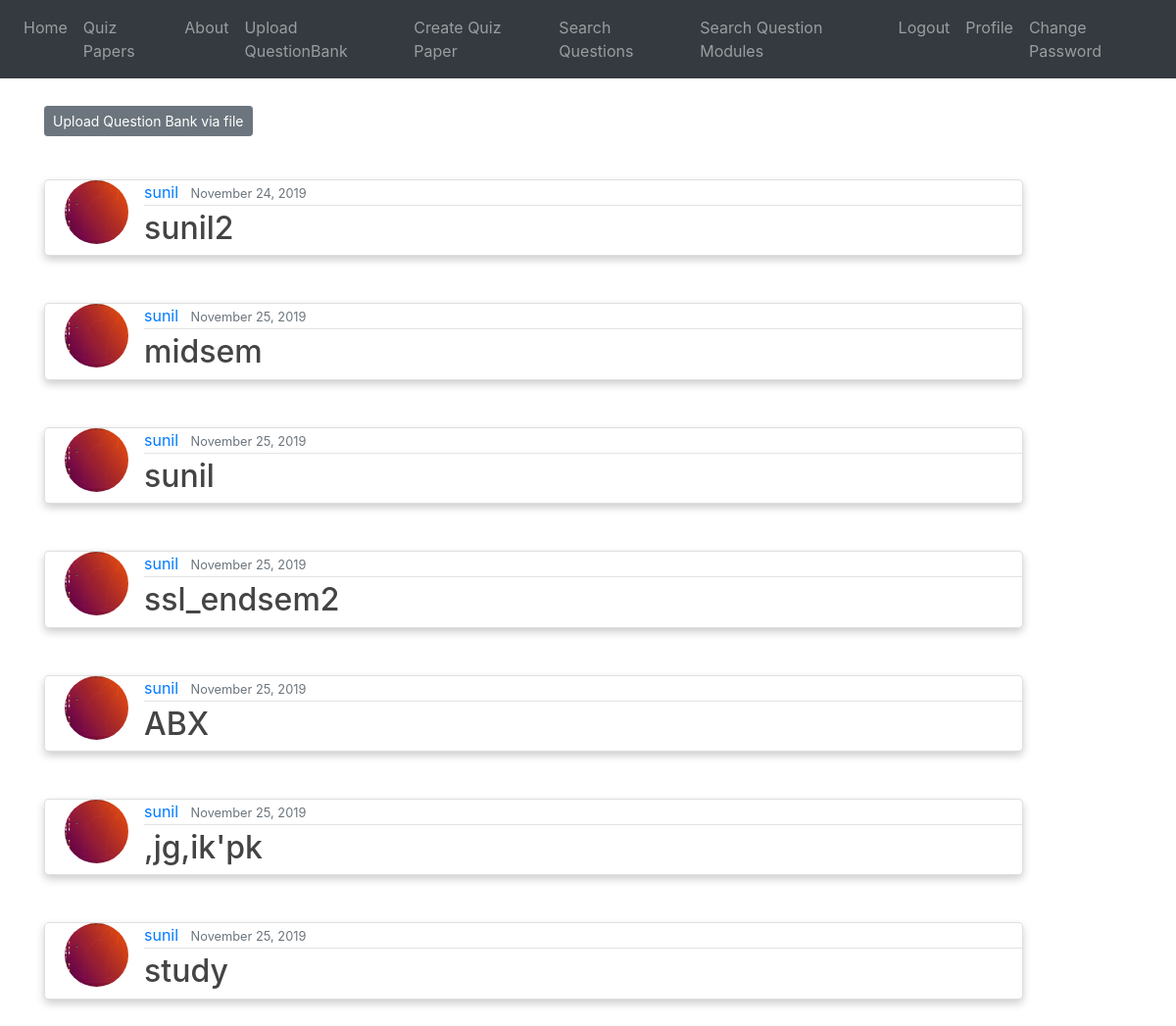
The app's page / (signed in), older data.
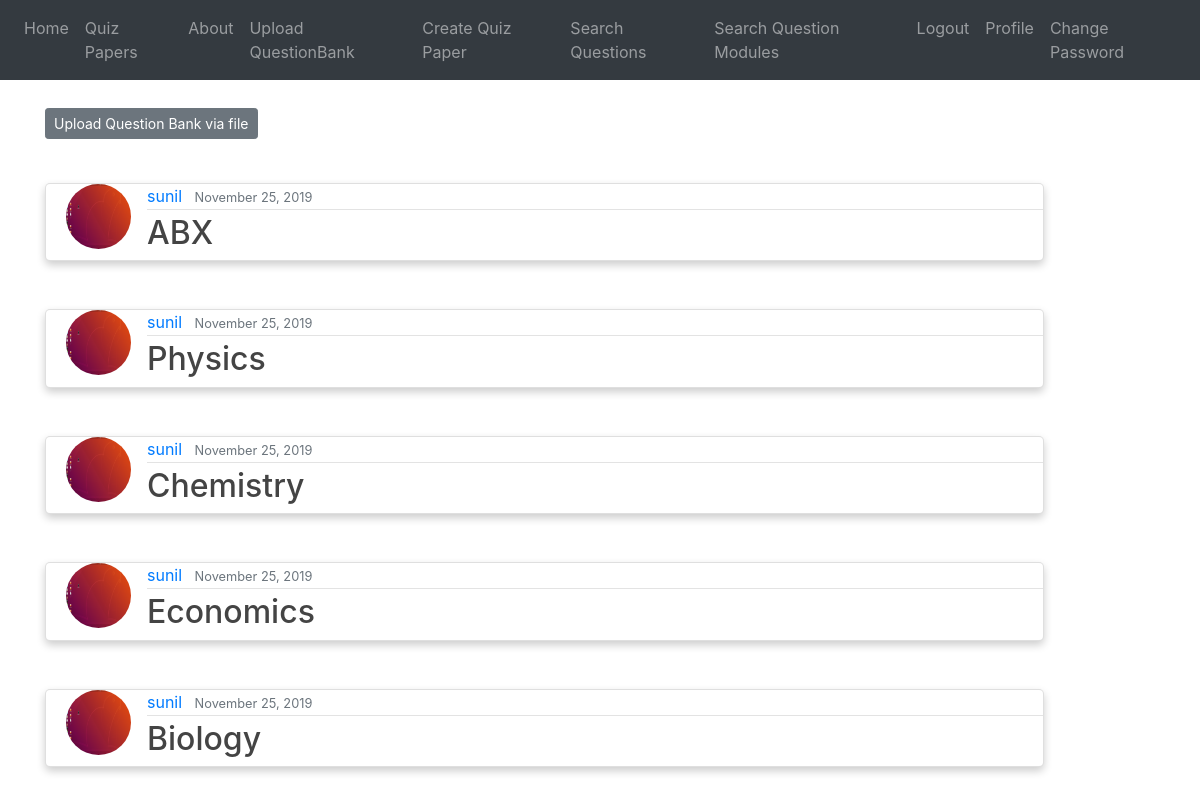
The same page, newer data.
### blog/models.py (models this page shows, shortened)
class QuestionBank(models.Model):
    title = models.CharField(max_length=1000, unique=True)
    author = models.ForeignKey(User, on_delete=models.CASCADE)
    date_posted = models.DateTimeField(default=timezone.now)

### users/models.py (models this page shows, shortened)
class Profile(models.Model):
    user = models.OneToOneField(User, on_delete=models.CASCADE)
    image = models.ImageField(default='default.jpg', upload_to='profile_pics',
                              validators=[FileExtensionValidator(allowed_extensions=['jpg', 'png'])])

### blog/views.py (the view)
# urls.py: path('', QuestionListView.as_view(), name='blog-home'),
class QuestionListView(ListView):
    model = QuestionBank
    template_name = 'blog/home.html' #<app>/<model>_<ListView>.html
    context_object_name = 'questionBanks'
    ordering = ['date_posted']
    def get_context_data(self, **kwargs):
        context = super().get_context_data(**kwargs)
        context['title'] = "Home"
        return context

### blog/templates/blog/home.html
{% extends "blog/base.html" %}
{% block content %}
<br>
        <div class="form-group">
             <a class="btn btn-secondary btn-sm mt-1 mb-1" href="{% url 'qb-upload' %}">Upload Question Bank via file</a>
        </div>
<br>
    {% for post in questionBanks %}
        {% if post.author == user %}
        <div class="card">
        <article class="media content-section">
          <img class="rounded-circle article-img" width="10%" height="10%" src="{{ post.author.profile.image.url }}">
          <div class="media-body">
            <div class="article-metadata">
              <a class="mr-2" href="#">{{ post.author }}</a>
              <small class="text-muted">{{ post.date_posted|date:"F d, Y" }}</small>
            </div>
            <h2><a class="article-title" href="{% url 'bank-detail' post.id %}">{{ post.title }}</a></h2>
          </div>
        </article>
        </div><br><br>
        {% endif %}
    {% endfor %}
{% endblock content %}

### blog/templates/blog/base.html (shortened to what this page needs)
{% load static %}
<!DOCTYPE html>
<html lang="en">
<head>
    <link rel="stylesheet" href="https://stackpath.bootstrapcdn.com/bootstrap/4.3.1/css/bootstrap.min.css">
</head>
<body>
    <nav class="navbar navbar-expand-sm bg-dark navbar-dark">
  <ul class="navbar-nav">
    <li class="nav-item">
      <a class="nav-link" href="{% url 'blog-home' %}">Home</a>
    </li>
      <li class="nav-item">
          <a class="nav-link" href="{% url 'quiz-papers' %}">Quiz Papers</a>
      </li>
    <li class="nav-item">
      <a class="nav-link" href="{% url 'blog-about' %}">About</a>
    </li>
      <li class="nav-item">
                <a class="nav-link" href="{% url 'bank-create'%}">Upload QuestionBank</a>
            </li>
          <li class="nav-item">
                <a class="nav-link" href="{% url 'quiz-create'%}">Create Quiz Paper</a>
            </li>
      <li class="nav-item">
                <a class="nav-link" href="{% url 'question-search'%}">Search Questions</a>
            </li>
      <li class="nav-item">
                <a class="nav-link" href="{% url 'module-search'%}">Search Question Modules</a>
            </li>
      <div class="navbar-nav">
          {% if user.is_authenticated %}
            <li class="nav-item">
                <a class="nav-link" href="{% url 'logout'%}">Logout</a>
            </li>
          <li class="nav-item">
                <a class="nav-link" href="{% url 'profile'%}">Profile</a>
            </li>
          <li class="nav-item">
                <a class="nav-link" href="{% url 'change_password'%}">Change Password</a>
            </li>
          {% endif%}
      </div>
  </ul>
</nav>
    <div class="container">
        {% block content %} {% endblock content %}
    </div>
</body>
</html>

### blog/templates/blog/base.html (style rules this page uses)
.article-title { color: #444444; }
.article-img { height: 65px; width: 65px; margin-right: 16px; }
.article-metadata { padding-bottom: 1px; margin-bottom: 4px; border-bottom: 1px solid #e3e3e3 }
.card { box-shadow: 0 4px 8px 0 rgba(0,0,0,0.2); transition: 0.3s; width: 90%; border-radius: 5px; padding-left : 20px; }

Row changes from the older to the newer data that the page shows:
removed QuestionBank: author.profile.image (picture), author "sunil", date_posted "November 24, 2019", title "sunil2"
removed QuestionBank: author.profile.image (picture), author "sunil", date_posted "November 25, 2019", title "midsem"
removed QuestionBank: author.profile.image (picture), author "sunil", date_posted "November 25, 2019", title "sunil"
removed QuestionBank: author.profile.image (picture), author "sunil", date_posted "November 25, 2019", title "ssl_endsem2"
removed QuestionBank: author.profile.image (picture), author "sunil", date_posted "November 25, 2019", title ",jg,ik'pk"
changed QuestionBank: title "study" → "Physics"
added QuestionBank: author.profile.image (picture), author "sunil", date_posted "November 25, 2019", title "Chemistry"
added QuestionBank: author.profile.image (picture), author "sunil", date_posted "November 25, 2019", title "Economics"
added QuestionBank: author.profile.image (picture), author "sunil", date_posted "November 25, 2019", title "Biology"
